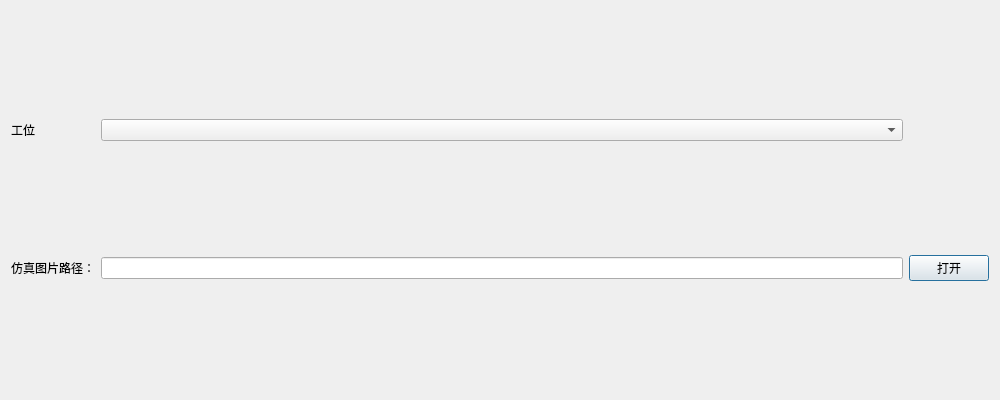
<?xml version="1.0" encoding="UTF-8"?>
<ui version="4.0">
 <class>DialogSimulationSet</class>
 <widget class="QDialog" name="DialogSimulationSet">
  <property name="geometry">
   <rect>
    <x>0</x>
    <y>0</y>
    <width>1000</width>
    <height>400</height>
   </rect>
  </property>
  <property name="windowTitle">
   <string>Dialog</string>
  </property>
  <layout class="QGridLayout" name="gridLayout">
   <item row="1" column="0">
    <widget class="QLabel" name="label_2">
     <property name="text">
      <string>仿真图片路径：</string>
     </property>
    </widget>
   </item>
   <item row="0" column="0">
    <widget class="QLabel" name="label">
     <property name="text">
      <string>工位</string>
     </property>
    </widget>
   </item>
   <item row="1" column="1">
    <widget class="QLineEdit" name="lineEdit_simulation_path"/>
   </item>
   <item row="0" column="1">
    <widget class="QComboBox" name="comboBox_cam"/>
   </item>
   <item row="1" column="2">
    <widget class="QPushButton" name="pushButton_open_dir">
     <property name="text">
      <string>打开</string>
     </property>
    </widget>
   </item>
  </layout>
 </widget>
 <resources/>
 <connections/>
</ui>
